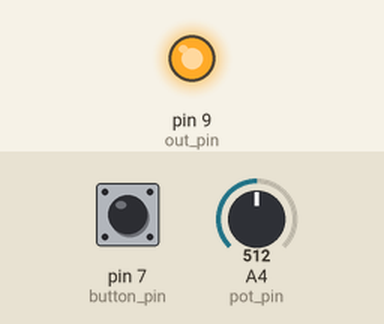
This sketch was run on a simulated Arduino Mega 2560, built with avr-gcc and run on an emulated ATmega2560. On the bench: output pins drawn as LEDs (lit = HIGH). The test bench sets the inputs (shaded band); at power-on: pin 7 (button_pin) HIGH, A4 (pot_pin) = 512. What the sketch prints to the serial monitor is not drawn.

Above: at 1.2 s.
1.3 s: pin 7 (button_pin) pulled LOW for 0.15 s
At 1.38 s:
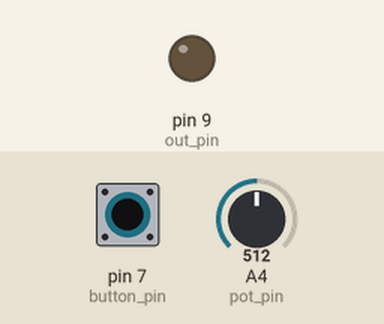
2.9 s: pin 7 (button_pin) pulled LOW for 3.2 s
At 7.2 s:
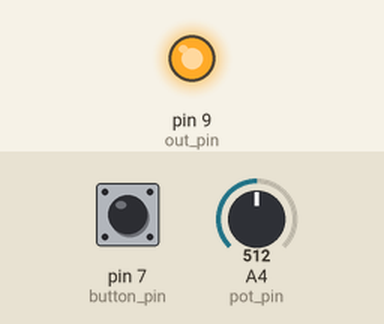
Timing chart, 0 to 8.7 s (numbered marks = the images above; inputs shaded):
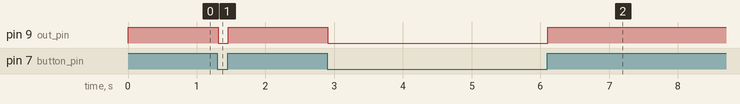

The sketch:

send.ino
```cpp
const int out_pin = 9;
const int button_pin = 7;
const int pot_pin = 4;

void setup() {
  pinMode(button_pin, INPUT_PULLUP);
  pinMode(out_pin, OUTPUT);

  Serial.begin(9600);
  Serial1.begin(9600);
}

void loop() {
  int pot_value = analogRead(pot_pin);
  Serial.println(pot_value);
  Serial1.write(pot_value/4);
  int buttonState = digitalRead(button_pin);
  Serial.println(buttonState);
  digitalWrite(out_pin, buttonState);
  delay(10);
  }
```

Measured:
- after the input at 1.3 s, pin 9 (out_pin): HIGH → LOW at once, → HIGH 0.15 s later
- after the input at 2.9 s, pin 9 (out_pin): HIGH → LOW at once, → HIGH 3.2 s later
